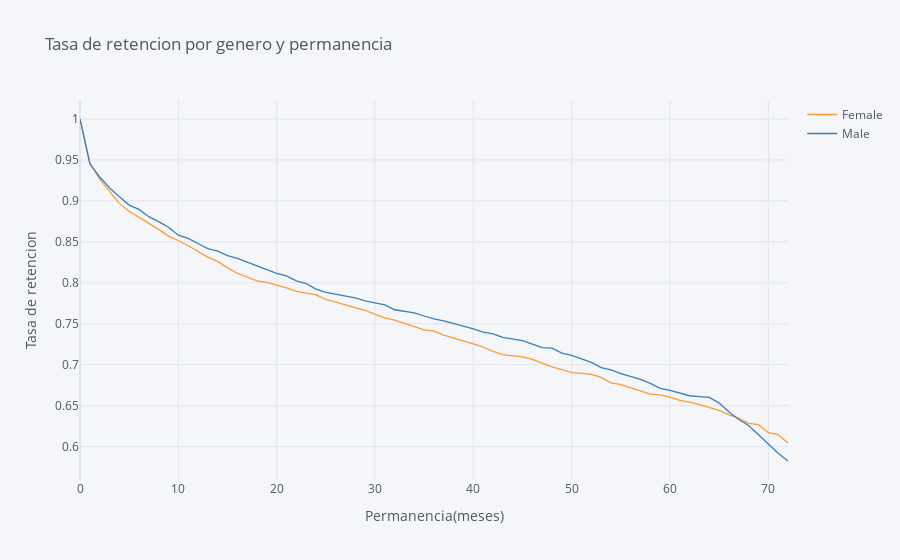

Notebook code for this chart:
### Code cell
rates.iplot(kind='line', xTitle='Permanencia(meses)', yTitle='Tasa de retencion',
            title='Tasa de retencion por genero y permanencia')
